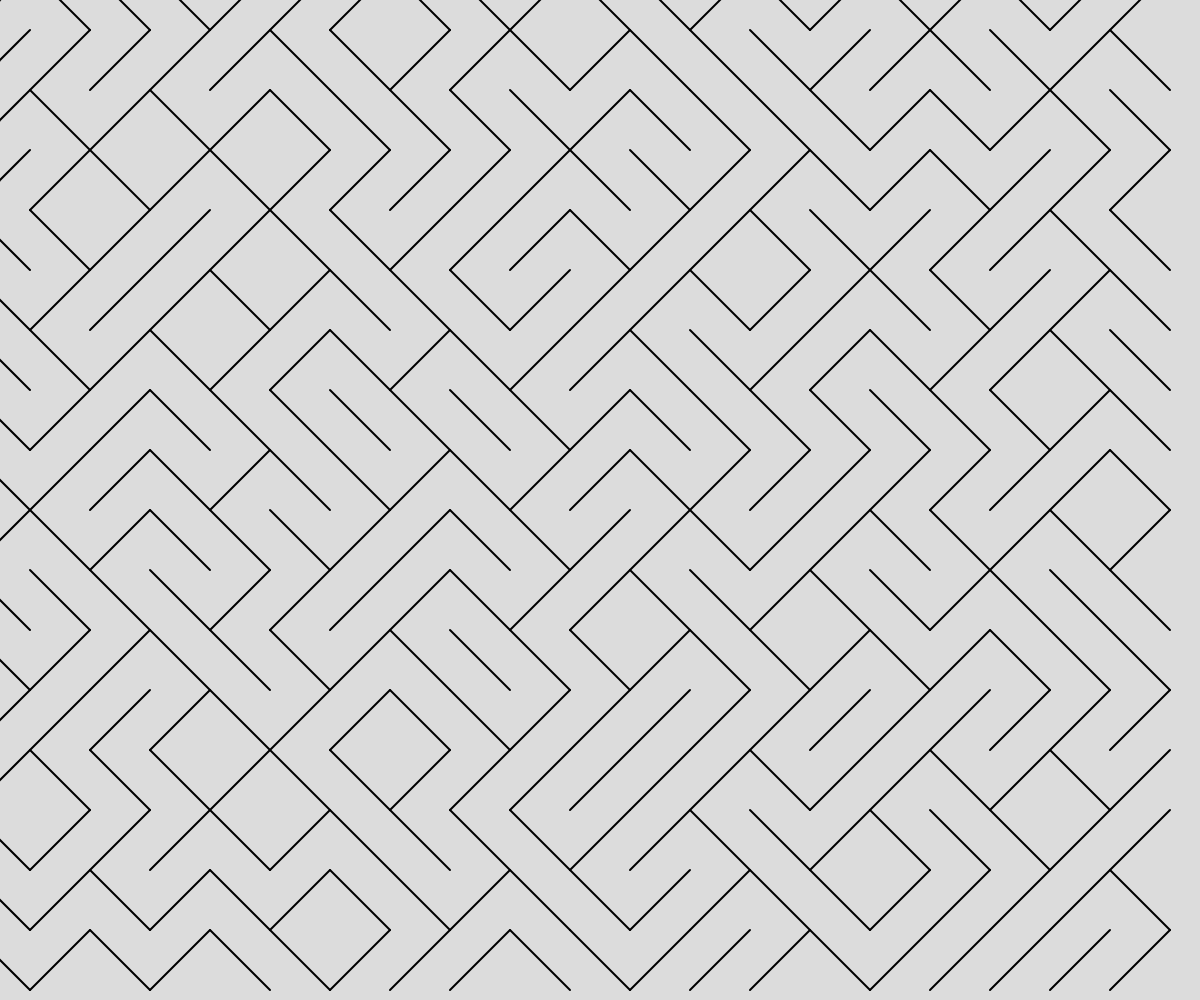
Frame 1 (no input)
Frame 60 (no input): identical to frame 1, image omitted
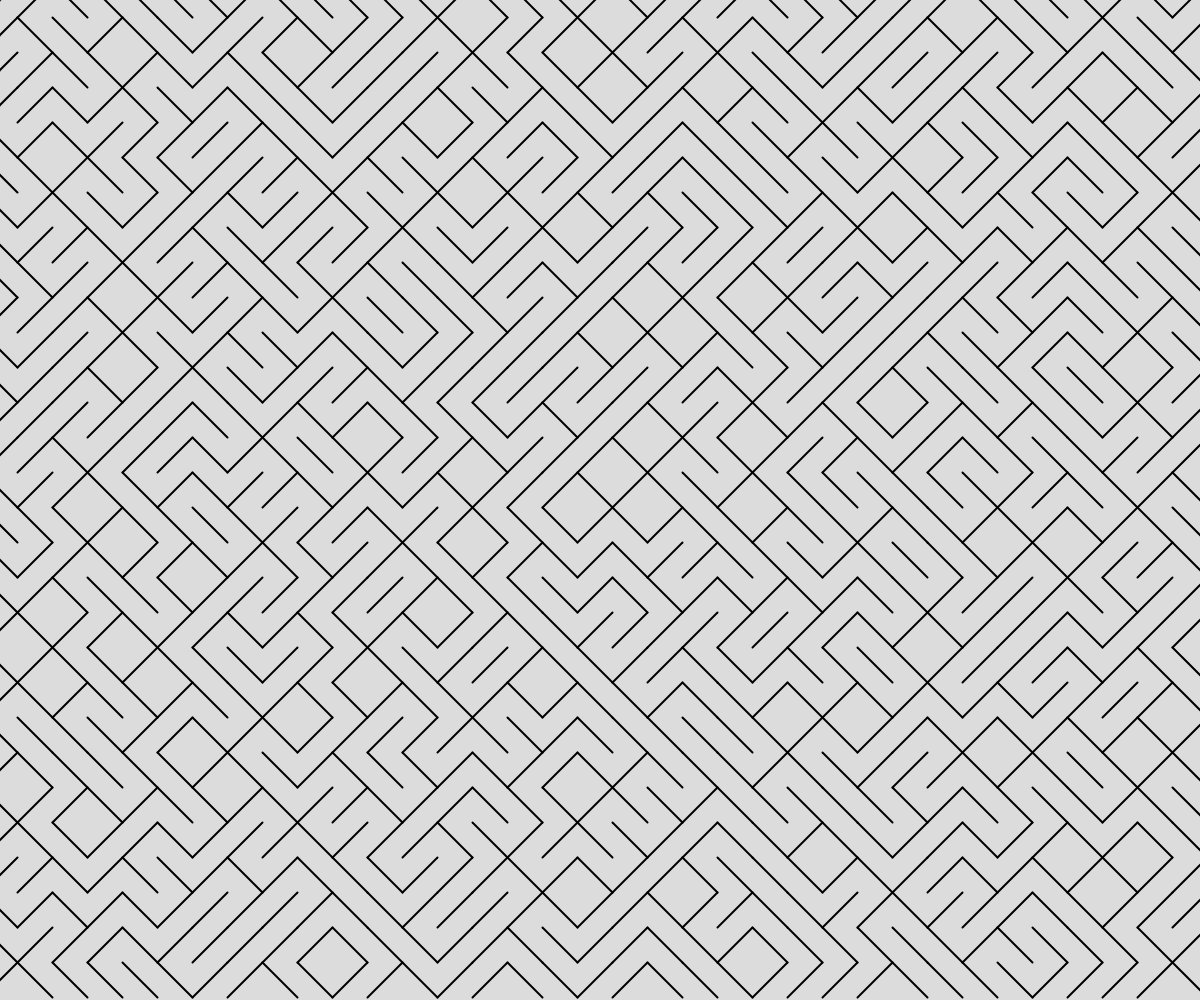
Frame 120 (the mouse pressed at the canvas centre since frame 60)

The p5.js sketch that drew these frames (run headless with seeded random() and noise() and a simulated clock; from frame 60 on, the mouse is pressed at the canvas centre):

// p5.js sketch
// ── sketch.js
// Generative Art 1: Diagonal Lines

let gridSpacing = 20;

function setup() {
  createCanvas(windowWidth, windowHeight);
  background(220);
  strokeWeight(2);
  drawLines();
}

function draw() {
  randomSeed(100000000000);
  gridSpacing = map(mouseX,0, width, 60, 10);
  background(220);
  drawLines();
}

function diagonalAsc(x, y, s){
  //draw ascending diagonal line at (x,y)
  //with a grid spacing of s
  line(x - s/2, y + s/2, x + s/2, y - s/2);
}

function diagonalDesc(x,y,s){
  line(x + s/2, y + s/2, x - s/2, y - s/2);
}

function drawLines(){
  //create diagonal lines on a grid
  for(let x=0; x<width; x+=gridSpacing){
    for(let y=0; y<height; y+=gridSpacing){
      let choice = int(random(2)); //0 or 1
      if(choice===0){
        diagonalDesc(x,y,gridSpacing);
      }
      else{
        diagonalAsc(x,y,gridSpacing);
      }
    }
  }
}
